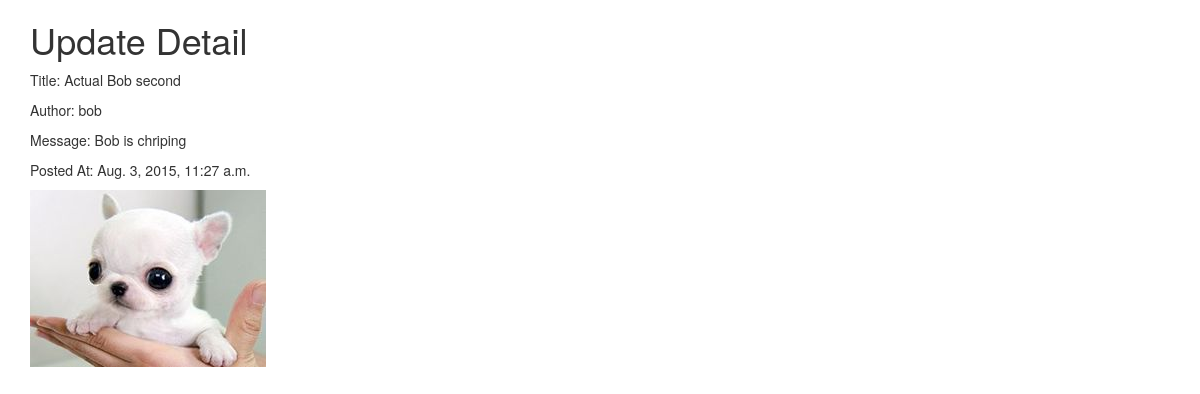
The app's page /updates/8/ with its own data.
### updates/models.py (models this page shows, shortened)
class Chirp(models.Model):
    author = models.ForeignKey(User)
    message = models.CharField(max_length=140,
                               validators=[MinLengthValidator(5, message="Type more than 5 characters lazy ass")])
    title = models.CharField(max_length=30)
    posted_at = models.DateTimeField()

### updates/views.py (the view)
# urls.py: url(r'^(?P<chirp_id>[0-9]+)/', ChirpDetail.as_view(), name="detail_chirp"),
class ChirpDetail(DetailView):
    model = Chirp
    pk_url_kwarg = 'chirp_id'
    template_name = 'updates/detail_chirp.html'

### templates/updates/detail_chirp.html
{% extends "base.html" %}
{% load staticfiles %}
{% block content %}
    <h1>Update Detail</h1>
    <p>Title: {{ chirp.title }}</p>
    <p>Author: {{ chirp.author.username }}</p>
    <p>Message: {{ chirp.message }}</p>
    <p>Posted At: {{ chirp.posted_at }}</p>
    <img src="{% static "images/cutesmall.jpg" %}" alt="Another cutie"/>
{% endblock %}

### records on screen
Chirp: title "Actual Bob second", author.username "bob", message "Bob is chriping", posted_at "Aug. 3, 2015, 11:27 a.m."
